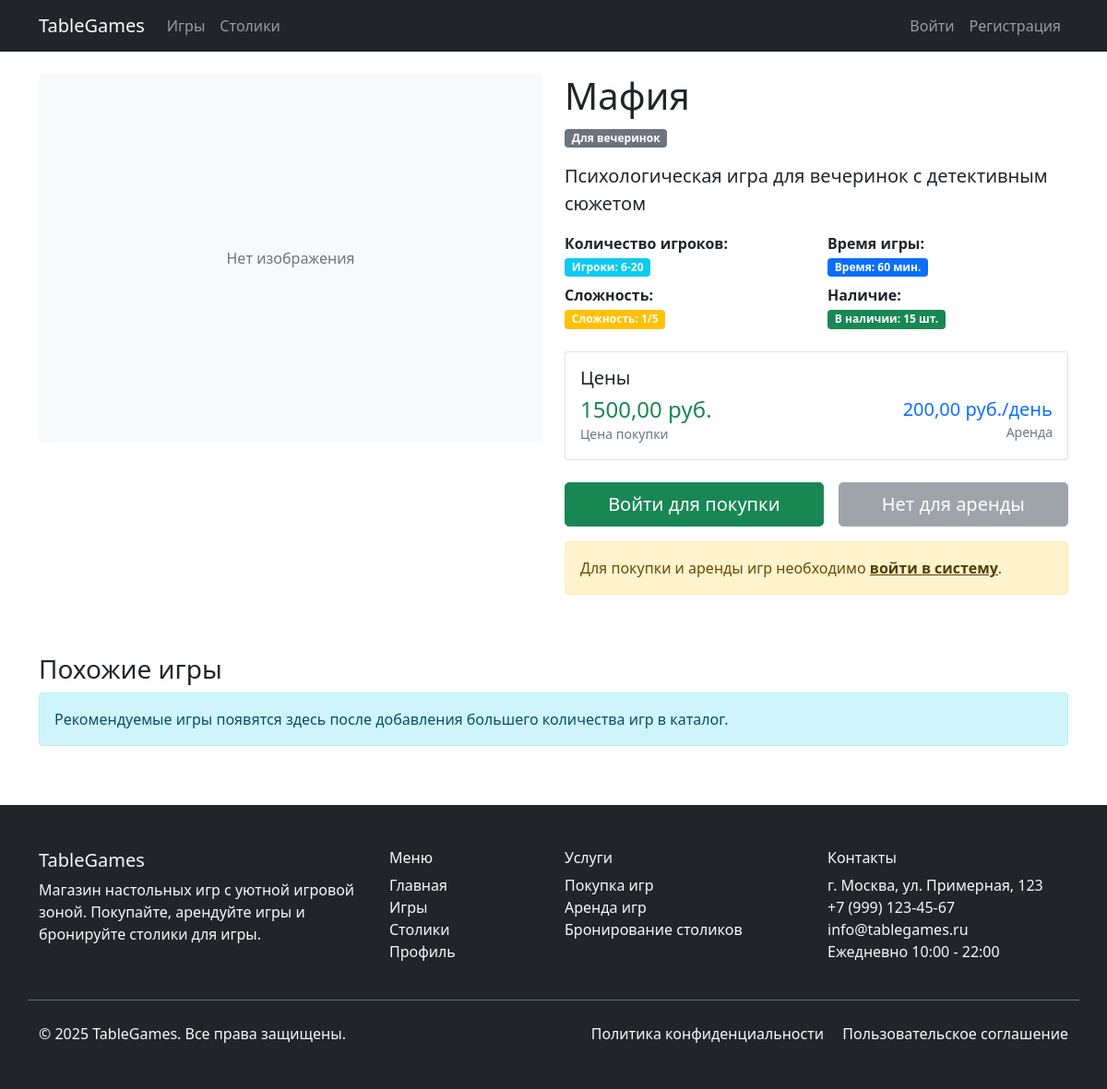
Screenshot of /games/2/ with the database file from the repository.
### tablegames/models.py (models this page shows, shortened)
class Game(models.Model):
    GAME_CATEGORIES = [
        ('strategy', 'Стратегические'),
        ('family', 'Семейные'),
        ('party', 'Для вечеринок'),
        ('cooperative', 'Кооперативные'),
        ('card', 'Карточные'),
        ('rpg', 'Ролевые'),
    ]
    name = models.CharField(max_length=200, verbose_name='Название игры')
    description = models.TextField(verbose_name='Описание')
    category = models.CharField(max_length=20, choices=GAME_CATEGORIES, verbose_name='Категория')
    price = models.DecimalField(max_digits=10, decimal_places=2, verbose_name='Цена покупки')
    rental_price_per_day = models.DecimalField(max_digits=8, decimal_places=2, verbose_name='Цена аренды за день')
    min_players = models.PositiveIntegerField(validators=[MinValueValidator(1)],
                                              verbose_name='Минимальное количество игроков')
    max_players = models.PositiveIntegerField(validators=[MinValueValidator(1)],
                                              verbose_name='Максимальное количество игроков')
    play_time_minutes = models.PositiveIntegerField(verbose_name='Время игры (минуты)')
    difficulty = models.PositiveIntegerField(
        validators=[MinValueValidator(1), MaxValueValidator(5)],
        verbose_name='Сложность (1-5)'
    )
    in_stock = models.PositiveIntegerField(default=0, verbose_name='В наличии для покупки')
    available_for_rental = models.PositiveIntegerField(default=0, verbose_name='Доступно для аренды')
    image = models.ImageField(upload_to='games/', blank=True, null=True, verbose_name='Изображение')
    created_at = models.DateTimeField(auto_now_add=True)
    class Meta:
        verbose_name = 'Игра'
        verbose_name_plural = 'Игры'

### tablegames/views.py (the view)
# urls.py: path('games/<int:game_id>/', views.game_detail, name='game_detail'),
def game_detail(request, game_id):
    game = get_object_or_404(Game, id=game_id)
    return render(request, 'tablegames/game_detail.html', {'game': game})

### tablegames/templates/tablegames/game_detail.html (shortened to what this page needs)
{% extends 'tablegames/base.html' %}
{% block content %}
<div class="row">
    <div class="col-md-6">
        {% if game.image %}
        <img src="{{ game.image.url }}" class="img-fluid rounded" alt="{{ game.name }}">
        {% else %}
        <div class="bg-light rounded d-flex align-items-center justify-content-center" style="height: 400px;">
            <span class="text-muted">Нет изображения</span>
        </div>
        {% endif %}
    </div>
    <div class="col-md-6">
        <h1>{{ game.name }}</h1>
        <span class="badge bg-secondary mb-3">{{ game.get_category_display }}</span>
        <p class="lead">{{ game.description }}</p>
        <div class="row mb-4">
            <div class="col-6">
                <strong>Количество игроков:</strong><br>
                <span class="badge bg-info">Игроки: {{ game.min_players }}-{{ game.max_players }}</span>
            </div>
            <div class="col-6">
                <strong>Время игры:</strong><br>
                <span class="badge bg-primary">Время: {{ game.play_time_minutes }} мин.</span>
            </div>
            <div class="col-6 mt-2">
                <strong>Сложность:</strong><br>
                <span class="badge bg-warning">Сложность: {{ game.difficulty }}/5</span>
            </div>
            <div class="col-6 mt-2">
                <strong>Наличие:</strong><br>
                {% if game.in_stock > 0 %}
                <span class="badge bg-success">В наличии: {{ game.in_stock }} шт.</span>
                {% else %}
                <span class="badge bg-danger">Нет в наличии</span>
                {% endif %}
            </div>
        </div>
        <div class="card mb-4">
            <div class="card-body">
                <h5 class="card-title">Цены</h5>
                <div class="d-flex justify-content-between align-items-center">
                    <div>
                        <h4 class="text-success mb-0">{{ game.price }} руб.</h4>
                        <small class="text-muted">Цена покупки</small>
                    </div>
                    <div class="text-end">
                        <h5 class="text-primary mb-0">{{ game.rental_price_per_day }} руб./день</h5>
                        <small class="text-muted">Аренда</small>
                    </div>
                </div>
            </div>
        </div>
        <div class="d-grid gap-2 d-md-flex">
            {% if game.in_stock > 0 %}
            {% if user.is_authenticated %}
            <button class="btn btn-success btn-lg flex-fill me-md-2 add-to-cart-btn"
                    data-game-id="{{ game.id }}"
                    data-game-name="{{ game.name }}">
                В корзину
            </button>
            {% else %}
            <a href="{% url 'login' %}?next={% url 'game_detail' game.id %}" class="btn btn-success btn-lg flex-fill me-md-2">
                Войти для покупки
            </a>
            {% endif %}
            {% else %}
            <button class="btn btn-secondary btn-lg flex-fill me-md-2" disabled>
                Нет в наличии
            </button>
            {% endif %}
            {% if game.available_for_rental > 0 %}
            <a href="{% url 'create_rental_game' game.id %}" class="btn btn-primary btn-lg flex-fill">
                Арендовать
            </a>
            {% else %}
            <button class="btn btn-secondary btn-lg flex-fill" disabled>
                Нет для аренды
            </button>
            {% endif %}
        </div>
        {% if not user.is_authenticated %}
        <div class="alert alert-warning mt-3">
            Для покупки и аренды игр необходимо <a href="{% url 'login' %}" class="alert-link">войти в систему</a>.
        </div>
        {% endif %}
    </div>
</div>
<div class="row mt-5">
    <div class="col-12">
        <h3>Похожие игры</h3>
        <div class="row">
            <div class="col-12">
                <div class="alert alert-info">
                    Рекомендуемые игры появятся здесь после добавления большего количества игр в каталог.
                </div>
            </div>
        </div>
    </div>
</div>
{% endblock %}

### rows the page displays
Game: name "Мафия", category "Для вечеринок", description "Психологическая игра для вечеринок с детективным сюжетом", min_players "6", max_players "20", play_time_minutes "60", difficulty "1", in_stock "15", price "1500,00", rental_price_per_day "200,00"
